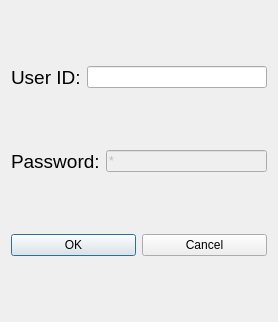
<?xml version="1.0" encoding="UTF-8"?>
<ui version="4.0">
 <class>LoginDialog</class>
 <widget class="QDialog" name="LoginDialog">
  <property name="enabled">
   <bool>true</bool>
  </property>
  <property name="geometry">
   <rect>
    <x>0</x>
    <y>0</y>
    <width>278</width>
    <height>322</height>
   </rect>
  </property>
  <property name="windowTitle">
   <string>Dialog</string>
  </property>
  <layout class="QVBoxLayout" name="verticalLayout">
   <item>
    <layout class="QHBoxLayout" name="horizontalLayout">
     <item>
      <widget class="QLabel" name="label">
       <property name="font">
        <font>
         <pointsize>14</pointsize>
        </font>
       </property>
       <property name="text">
        <string>User ID:</string>
       </property>
      </widget>
     </item>
     <item>
      <widget class="QLineEdit" name="ledtUserName">
       <property name="text">
        <string/>
       </property>
      </widget>
     </item>
    </layout>
   </item>
   <item>
    <layout class="QHBoxLayout" name="horizontalLayout_2">
     <item>
      <widget class="QLabel" name="label_2">
       <property name="font">
        <font>
         <pointsize>14</pointsize>
        </font>
       </property>
       <property name="text">
        <string>Password:</string>
       </property>
      </widget>
     </item>
     <item>
      <widget class="QLineEdit" name="ledtPassword">
       <property name="enabled">
        <bool>false</bool>
       </property>
       <property name="inputMask">
        <string>*</string>
       </property>
      </widget>
     </item>
    </layout>
   </item>
   <item>
    <layout class="QHBoxLayout" name="horizontalLayout_4">
     <item>
      <widget class="QPushButton" name="btnOk">
       <property name="text">
        <string>OK</string>
       </property>
      </widget>
     </item>
     <item>
      <widget class="QPushButton" name="btnCancel">
       <property name="text">
        <string>Cancel</string>
       </property>
      </widget>
     </item>
    </layout>
   </item>
  </layout>
 </widget>
 <resources/>
 <connections/>
</ui>
